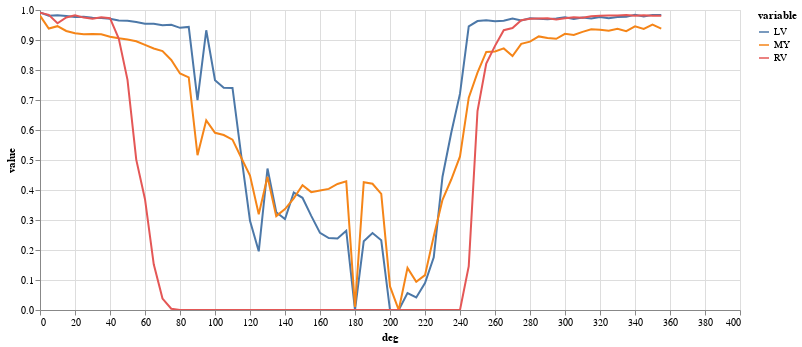

The notebook cell saved with this chart:
### Code cell
(alt
 .Chart(results.melt(id_vars=['deg'],value_vars=['LV','MY','RV']))
 .mark_line()
 .encode(
     x="deg",
     y="value",
     color="variable",
     tooltip="value"
 )
 .properties(width=700,height=300)
 .interactive()
)

### Figure 1 — Vega-Lite specification as saved in the notebook (floating-point values rounded to 4 significant figures; data arrays with more than 128 entries replaced by an {"elided": "..."} marker saying what was removed)
{"config": {"view": {"continuousWidth": 400, "continuousHeight": 300}}, "data": {"name": "data-77482aa80bea079e6b812f631ec08a2b"}, "mark": "line", "encoding": {"color": {"type": "nominal", "field": "variable"}, "tooltip": {"type": "quantitative", "field": "value"}, "x": {"type": "quantitative", "field": "deg"}, "y": {"type": "quantitative", "field": "value"}}, "height": 300, "selection": {"selector003": {"type": "interval", "bind": "scales", "encodings": ["x", "y"]}}, "width": 700, "$schema": "https://vega.github.io/schema/vega-lite/v4.8.1.json", "datasets": {"data-77482aa80bea079e6b812f631ec08a2b": {"elided": "216 records"}}}
